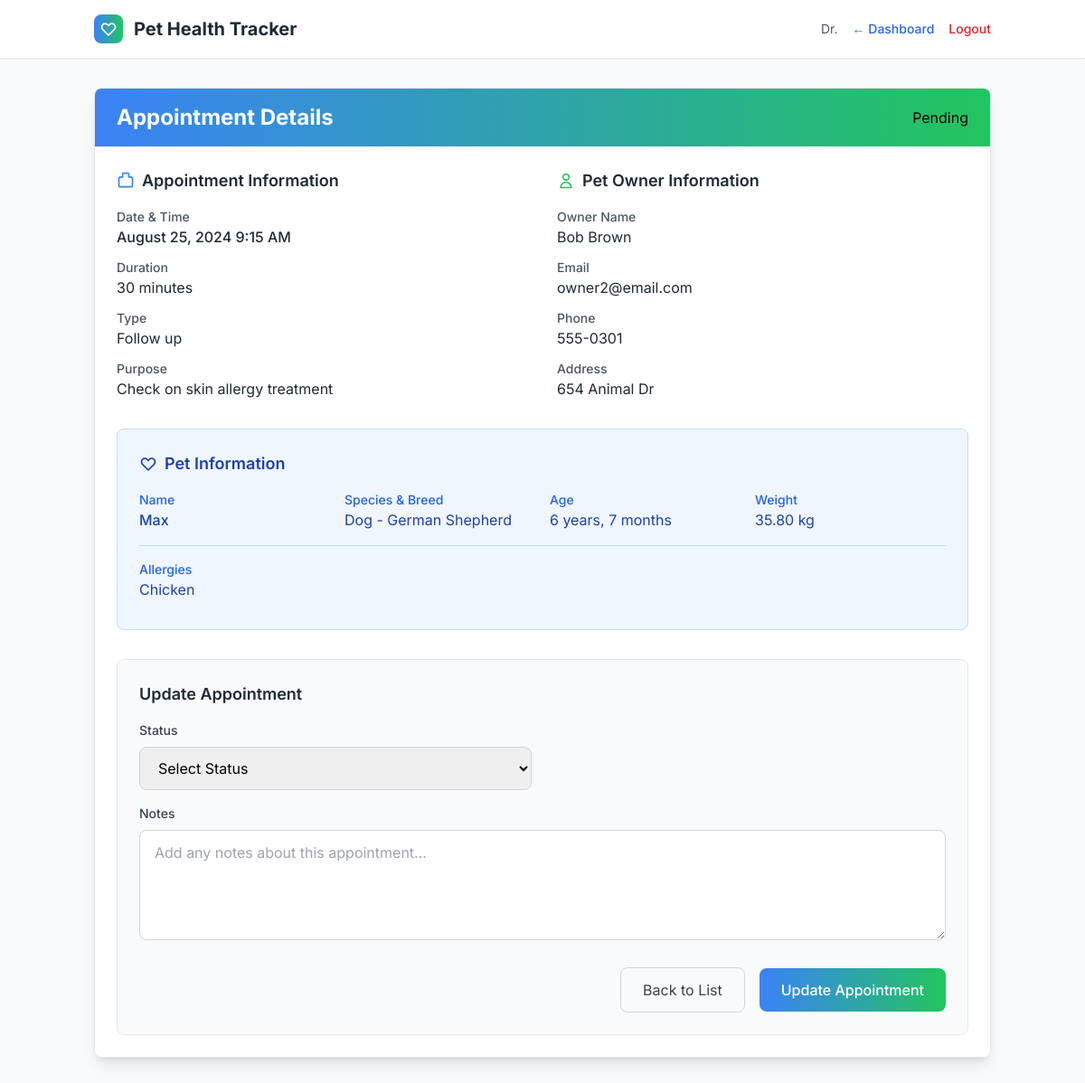
The app's page /manage_appointments.php?id=3 (signed in) with its own data.
### tables this page shows
CREATE TABLE appointments (
    id INT AUTO_INCREMENT PRIMARY KEY,
    pet_id INT NOT NULL,
    veterinarian_id INT NOT NULL,
    owner_id INT NOT NULL,
    appointment_date DATETIME NOT NULL,
    duration_minutes INT DEFAULT 30,
    appointment_type ENUM('checkup', 'vaccination', 'emergency', 'surgery', 'consultation', 'follow_up') DEFAULT 'checkup',
    purpose TEXT,
    status ENUM('pending', 'confirmed', 'in_progress', 'completed', 'cancelled', 'no_show') DEFAULT 'pending',
    cancellation_reason TEXT,
    notes TEXT,
    reminder_sent BOOLEAN DEFAULT FALSE,
    cost DECIMAL(10,2),
    payment_status ENUM('pending', 'paid', 'overdue') DEFAULT 'pending',
    created_at TIMESTAMP DEFAULT CURRENT_TIMESTAMP,
    updated_at TIMESTAMP DEFAULT CURRENT_TIMESTAMP ON UPDATE CURRENT_TIMESTAMP,
    FOREIGN KEY (pet_id) REFERENCES pets(id) ON DELETE CASCADE,
    FOREIGN KEY (veterinarian_id) REFERENCES users(id) ON DELETE CASCADE,
    FOREIGN KEY (owner_id) REFERENCES users(id) ON DELETE CASCADE
);

CREATE TABLE users (
    id INT AUTO_INCREMENT PRIMARY KEY,
    email VARCHAR(255) UNIQUE NOT NULL,
    password VARCHAR(255) NOT NULL,
    role ENUM('pet_owner', 'veterinarian', 'admin') DEFAULT 'pet_owner',
    first_name VARCHAR(100) NOT NULL,
    last_name VARCHAR(100) NOT NULL,
    phone VARCHAR(20),
    address TEXT,
    city VARCHAR(100),
    state VARCHAR(50),
    zip_code VARCHAR(10),
    emergency_contact VARCHAR(255),
    emergency_phone VARCHAR(20),
    is_active BOOLEAN DEFAULT TRUE,
    email_verified BOOLEAN DEFAULT FALSE,
    last_login TIMESTAMP NULL,
    created_at TIMESTAMP DEFAULT CURRENT_TIMESTAMP,
    updated_at TIMESTAMP DEFAULT CURRENT_TIMESTAMP ON UPDATE CURRENT_TIMESTAMP
);

CREATE TABLE pets (
    id INT AUTO_INCREMENT PRIMARY KEY,
    owner_id INT NOT NULL,
    name VARCHAR(100) NOT NULL,
    species VARCHAR(50) NOT NULL,
    breed VARCHAR(100),
    gender ENUM('male', 'female', 'unknown') DEFAULT 'unknown',
    dob DATE,
    weight DECIMAL(5,2),  
    color VARCHAR(100),
    microchip_id VARCHAR(50) UNIQUE,
    is_spayed_neutered BOOLEAN DEFAULT FALSE,
    allergies TEXT,
    medications TEXT,
    special_needs TEXT,
    emergency_contact VARCHAR(255),
    emergency_phone VARCHAR(20),
    photo_url VARCHAR(500),
    is_active BOOLEAN DEFAULT TRUE,
    created_at TIMESTAMP DEFAULT CURRENT_TIMESTAMP,
    updated_at TIMESTAMP DEFAULT CURRENT_TIMESTAMP ON UPDATE CURRENT_TIMESTAMP,
    FOREIGN KEY (owner_id) REFERENCES users(id) ON DELETE CASCADE
);

### manage_appointments.php (the view, shortened to what the rows shown need)
<?php
require 'db.php';
$user_role = $_SESSION['role'];
$user_id = $_SESSION['user_id'];
$where_conditions = [];
$params = [];
$param_types = "";
if ($user_role === 'veterinarian') {
    $where_conditions[] = "a.veterinarian_id = ?";
    $params[] = $user_id;
    $param_types .= "i";
} elseif ($user_role === 'pet_owner') {
    $where_conditions[] = "p.owner_id = ?";
    $params[] = $user_id;
    $param_types .= "i";
}
$where_clause = implode(" AND ", $where_conditions);
if ($user_role === 'veterinarian') {
    $query = "
        SELECT a.*,
               p.name as pet_name, p.species, p.breed, p.photo_url,
               u.first_name as owner_first_name, u.last_name as owner_last_name, u.email as owner_email, u.phone as owner_phone,
               CASE
                   WHEN a.appointment_date < NOW() AND a.status = 'confirmed' THEN 'overdue'
                   ELSE a.status
               END as display_status
        FROM appointments a
        JOIN pets p ON a.pet_id = p.id
        JOIN users u ON a.owner_id = u.id
        WHERE $where_clause
        ORDER BY a.appointment_date ASC
    ";
}
$stmt = $conn->prepare($query);
$stmt->bind_param($param_types, ...$params);
$stmt->execute();
if ($user_role === 'veterinarian') {
    $stats_query = "
        SELECT
            SUM(CASE WHEN status = 'pending' THEN 1 ELSE 0 END) as pending,
            SUM(CASE WHEN status = 'confirmed' THEN 1 ELSE 0 END) as confirmed,
            SUM(CASE WHEN status = 'completed' THEN 1 ELSE 0 END) as completed,
            SUM(CASE WHEN status = 'in_progress' THEN 1 ELSE 0 END) as in_progress
        FROM appointments
        WHERE veterinarian_id = ?
    ";
    $stmt = $conn->prepare($stats_query);
    $stmt->bind_param("i", $_SESSION['user_id']);
}
$stmt->execute();
$appointment_detail = null;
$appointment_id = $_GET['id'] ?? null;
if ($appointment_id) {
    if ($user_role === 'veterinarian') {
        $detail_query = "
            SELECT a.*,
                   p.name as pet_name, p.species, p.breed, p.dob, p.weight, p.color, p.allergies, p.medications, p.photo_url,
                   u.first_name as owner_first_name, u.last_name as owner_last_name, u.email as owner_email, u.phone as owner_phone, u.address as owner_address
            FROM appointments a
            JOIN pets p ON a.pet_id = p.id
            JOIN users u ON a.owner_id = u.id
            WHERE a.id = ? AND a.veterinarian_id = ?
        ";
        $stmt = $conn->prepare($detail_query);
        $stmt->bind_param("ii", $appointment_id, $_SESSION['user_id']);
    }
    $stmt->execute();
    $appointment_detail = $stmt->get_result()->fetch_assoc();
}
?>
<!DOCTYPE html>
<html lang="en">
<head>
    <script src="https://cdn.tailwindcss.com"></script>
</head>
<body class="bg-gray-50 min-h-screen">
    <div class="container mx-auto px-4 py-8">
        <?php if ($appointment_detail): ?>
            <div class="bg-white rounded-lg shadow-lg border border-gray-200 overflow-hidden mb-8">
                <div class="bg-gradient-to-r from-blue-500 to-green-500 px-6 py-4">
                    <div class="flex items-center justify-between">
                        <h1 class="text-2xl font-bold text-white">Appointment Details</h1>
                        <span class="status-badge status-<?php echo $appointment_detail['status']; ?>">
                            <?php echo ucfirst(str_replace('_', ' ', $appointment_detail['status'])); ?>
                        </span>
                    </div>
                </div>
                <div class="p-6">
                    <div class="grid grid-cols-1 lg:grid-cols-2 gap-8 mb-8">
                        <div>
                            <h3 class="text-lg font-semibold text-gray-800 mb-4 flex items-center">
                                <svg class="w-5 h-5 mr-2 text-blue-500" fill="none" stroke="currentColor" viewBox="0 0 24 24">
                                    <path stroke-linecap="round" stroke-linejoin="round" stroke-width="2" d="M8 7V3a1 1 0 011-1h6a1 1 0 011 1v4h3a2 2 0 012 2v9a2 2 0 01-2 2H5a2 2 0 01-2-2V9a2 2 0 012-2h3z"></path>
                                </svg>
                                Appointment Information
                            </h3>
                            <div class="space-y-3">
                                <div>
                                    <label class="block text-sm font-medium text-gray-600">Date & Time</label>
                                    <p class="text-gray-800 font-medium"><?php echo date('F j, Y g:i A', strtotime($appointment_detail['appointment_date'])); ?></p>
                                </div>
                                <div>
                                    <label class="block text-sm font-medium text-gray-600">Duration</label>
                                    <p class="text-gray-800"><?php echo $appointment_detail['duration_minutes']; ?> minutes</p>
                                </div>
                                <div>
                                    <label class="block text-sm font-medium text-gray-600">Type</label>
                                    <p class="text-gray-800"><?php echo ucfirst(str_replace('_', ' ', $appointment_detail['appointment_type'])); ?></p>
                                </div>
                                <div>
                                    <label class="block text-sm font-medium text-gray-600">Purpose</label>
                                    <p class="text-gray-800"><?php echo htmlspecialchars($appointment_detail['purpose'] ?: 'Not specified'); ?></p>
                                </div>
                            </div>
                        </div>
                        <div>
                            <?php if ($user_role === 'veterinarian'): ?>
                            <h3 class="text-lg font-semibold text-gray-800 mb-4 flex items-center">
                                <svg class="w-5 h-5 mr-2 text-green-500" fill="none" stroke="currentColor" viewBox="0 0 24 24">
                                    <path stroke-linecap="round" stroke-linejoin="round" stroke-width="2" d="M16 7a4 4 0 11-8 0 4 4 0 018 0zM12 14a7 7 0 00-7 7h14a7 7 0 00-7-7z"></path>
                                </svg>
                                Pet Owner Information
                            </h3>
                            <div class="space-y-3">
                                <div>
                                    <label class="block text-sm font-medium text-gray-600">Owner Name</label>
                                    <p class="text-gray-800"><?php echo htmlspecialchars($appointment_detail['owner_first_name'] . ' ' . $appointment_detail['owner_last_name']); ?></p>
                                </div>
                                <div>
                                    <label class="block text-sm font-medium text-gray-600">Email</label>
                                    <p class="text-gray-800"><?php echo htmlspecialchars($appointment_detail['owner_email']); ?></p>
                                </div>
                                <div>
                                    <label class="block text-sm font-medium text-gray-600">Phone</label>
                                    <p class="text-gray-800"><?php echo htmlspecialchars($appointment_detail['owner_phone'] ?: 'Not provided'); ?></p>
                                </div>
                                <div>
                                    <label class="block text-sm font-medium text-gray-600">Address</label>
                                    <p class="text-gray-800"><?php echo htmlspecialchars($appointment_detail['owner_address'] ?: 'Not provided'); ?></p>
                                </div>
                            </div>
                            <?php endif; ?>
                        </div>
                    </div>
                    <div class="bg-blue-50 border border-blue-200 rounded-lg p-6 mb-8">
                        <h3 class="text-lg font-semibold text-blue-800 mb-4 flex items-center">
                            <svg class="w-5 h-5 mr-2" fill="none" stroke="currentColor" viewBox="0 0 24 24">
                                <path stroke-linecap="round" stroke-linejoin="round" stroke-width="2" d="M4.318 6.318a4.5 4.5 0 000 6.364L12 20.364l7.682-7.682a4.5 4.5 0 00-6.364-6.364L12 7.636l-1.318-1.318a4.5 4.5 0 00-6.364 0z"></path>
                            </svg>
                            Pet Information
                        </h3>
                        <div class="grid grid-cols-1 md:grid-cols-2 lg:grid-cols-4 gap-4">
                            <div>
                                <label class="block text-sm font-medium text-blue-600">Name</label>
                                <p class="text-blue-800 font-medium"><?php echo htmlspecialchars($appointment_detail['pet_name']); ?></p>
                            </div>
                            <div>
                                <label class="block text-sm font-medium text-blue-600">Species & Breed</label>
                                <p class="text-blue-800"><?php echo htmlspecialchars($appointment_detail['species'] . ' - ' . $appointment_detail['breed']); ?></p>
                            </div>
                            <div>
                                <label class="block text-sm font-medium text-blue-600">Age</label>
                                <p class="text-blue-800">
                                    <?php
                                    if ($appointment_detail['dob']) {
                                        $dob = new DateTime($appointment_detail['dob']);
                                        $now = new DateTime();
                                        $age = $now->diff($dob);
                                        echo $age->y . ' years, ' . $age->m . ' months';
                                    } else {
                                        echo 'Not provided';
                                    }
                                    ?>
                                </p>
                            </div>
                            <div>
                                <label class="block text-sm font-medium text-blue-600">Weight</label>
                                <p class="text-blue-800"><?php echo $appointment_detail['weight'] ? $appointment_detail['weight'] . ' kg' : 'Not recorded'; ?></p>
                            </div>
                        </div>
                        <?php if ($appointment_detail['allergies'] || $appointment_detail['medications']): ?>
                        <div class="mt-4 pt-4 border-t border-blue-200">
                            <?php if ($appointment_detail['allergies']): ?>
                            <div class="mb-2">
                                <label class="block text-sm font-medium text-blue-600">Allergies</label>
                                <p class="text-blue-800"><?php echo htmlspecialchars($appointment_detail['allergies']); ?></p>
                            </div>
                            <?php endif; ?>
                        </div>
                        <?php endif; ?>
                    </div>
                    <?php if ($user_role === 'veterinarian' && in_array($appointment_detail['status'], ['pending', 'confirmed'])): ?>
                    <form method="POST" class="bg-gray-50 border border-gray-200 rounded-lg p-6">
                        <h3 class="text-lg font-semibold text-gray-800 mb-4">Update Appointment</h3>
                        <div class="grid grid-cols-1 md:grid-cols-2 gap-6">
                            <div>
                                <label for="status" class="block text-sm font-medium text-gray-700 mb-2">Status</label>
                                <select name="status" id="status" class="w-full px-4 py-3 border border-gray-300 rounded-lg focus:ring-2 focus:ring-blue-500 focus:border-transparent" required>
                                    <option value="">Select Status</option>
                                </select>
                            </div>
                        </div>
                        <div class="mt-4">
                            <label for="notes" class="block text-sm font-medium text-gray-700 mb-2">Notes</label>
                            <textarea name="notes" id="notes" rows="4"
                                class="w-full px-4 py-3 border border-gray-300 rounded-lg focus:ring-2 focus:ring-blue-500 focus:border-transparent"
                                placeholder="Add any notes about this appointment..."><?php echo htmlspecialchars($appointment_detail['notes']); ?></textarea>
                        </div>
                        <div class="flex items-center justify-end space-x-4 mt-6">
                            <a href="manage_appointments.php" class="px-6 py-3 border border-gray-300 rounded-lg text-gray-700 hover:bg-gray-50 transition-colors duration-200">
                                Back to List
                            </a>
                            <button type="submit" class="px-6 py-3 bg-gradient-to-r from-blue-500 to-green-500 text-white rounded-lg hover:from-blue-600 hover:to-green-600 transition-all duration-200 font-medium">
                                Update Appointment
                            </button>
                        </div>
                    </form>
                    <?php endif; ?>
                </div>
            </div>
        <?php endif; ?>
    </div>
</body>
</html>

### records on screen
appointments: status "Pending", appointment_date "August 25, 2024 9:15 AM", duration_minutes "30", appointment_type "Follow up", purpose "Check on skin allergy treatment", owner.last_name "Bob Brown", owner.email "owner2@email.com", owner.phone "555-0301", owner.address "654 Animal Dr", pet.name "Max", pet.breed "Dog - German Shepherd", pet.dob "6", pet.dob "7", pet.weight "35.80", pet.allergies "Chicken"
